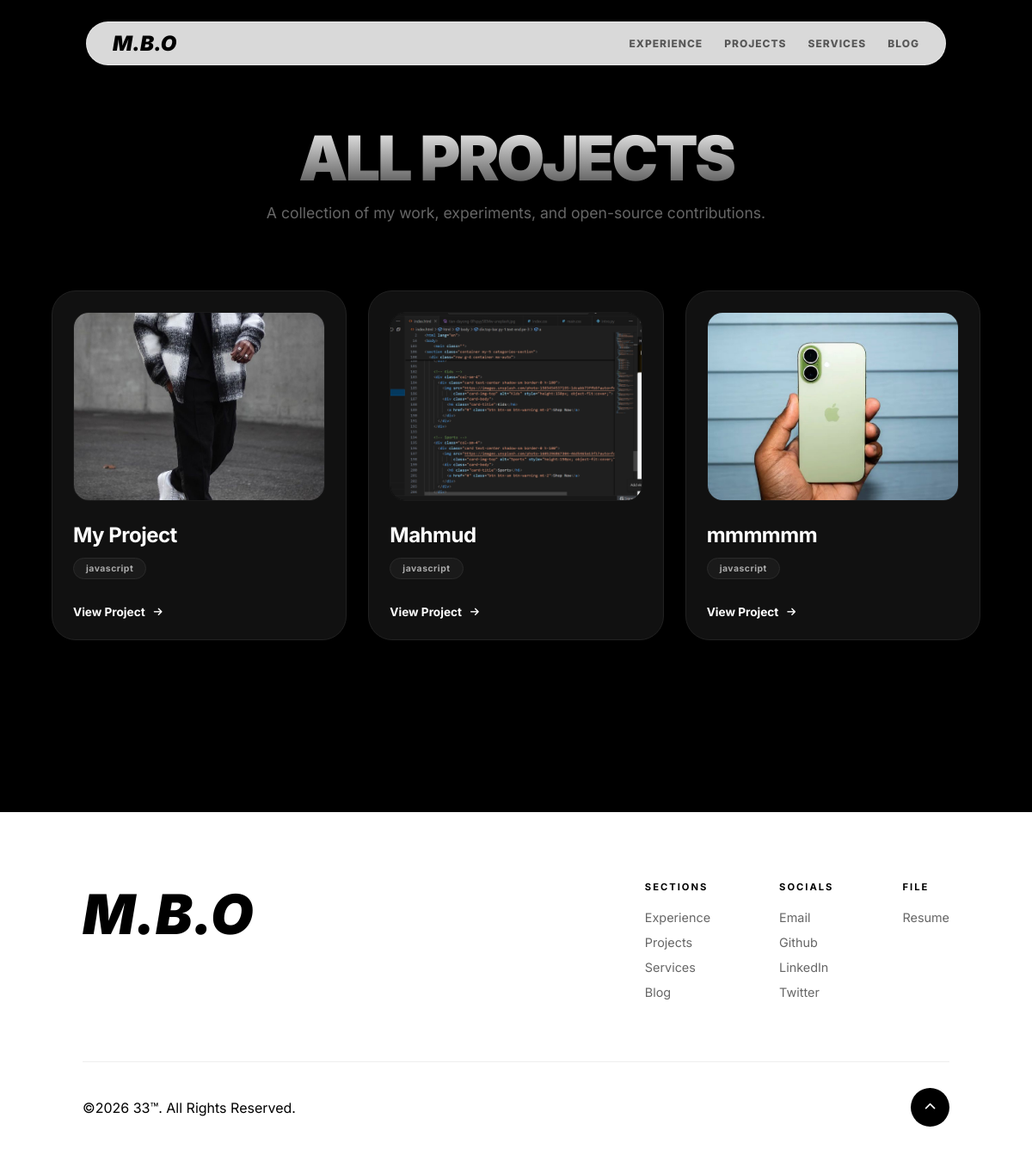
Screenshot of /all-projects/ with the database file from the repository.
### portfolio/models.py (models this page shows)
class Project(models.Model):
    title = models.CharField(max_length=100)
    description = models.TextField()
    image = models.ImageField(upload_to='projects/')
    tech_stack = models.CharField(max_length=200, help_text="Comma separated: Nextjs, TypeScript")
    live_link = models.URLField(blank=True)
    order = models.IntegerField(default=0)
    def get_tech_list(self):
        if self.tech_stack:
            return [tech.strip() for tech in self.tech_stack.split(',')]
        return []

### portfolio/views.py (the view)
# urls.py: path('all-projects/', views.all_projects, name='all_projects'),
def all_projects(request):
    project_list = Project.objects.all().order_by('order')
    paginator = Paginator(project_list, 6)
    page_number = request.GET.get('page')
    page_obj = paginator.get_page(page_number)
    return render(request, 'portfolio/all_projects.html', {'page_obj': page_obj})

### portfolio/templates/portfolio/all_projects.html (shortened to what this page needs)
{% extends "portfolio/base.html" %}
{% block content %}
<section class="all-projects-section">
    <div class="header-container">
        <h1 class="section-title">All Projects</h1>
        <p class="section-subtitle">A collection of my work, experiments, and open-source contributions.</p>
    </div>
    <div class="projects-grid">
        {% for project in page_obj %}
        <div class="grid-card">
            <div class="grid-card-visual">
                <img src="{{ project.image.url }}" alt="{{ project.title }}">
            </div>
            <div class="grid-card-content">
                <h3 class="grid-project-title">{{ project.title }}</h3>
                <div class="grid-tech-tags">
                    {% for tech in project.get_tech_list|slice:":3" %}
                        <span class="mini-tag">{{ tech }}</span>
                    {% endfor %}
                </div>
                <a href="{% url 'project_detail' project.pk %}" class="grid-view-btn">
                    View Project <i class="fas fa-arrow-right"></i>
                </a>
            </div>
        </div>
        {% endfor %}
    </div>
</section>
{% endblock %}

### static/portfolio/css/style.css (style rules this page uses)
:root { --glass: rgba(255, 255, 255, 0.03); --border: rgba(255, 255, 255, 0.1); --purple: #b794f4; --cyan: #70d6ff; --text-main: #ffffff; --text-dim: #94a3b8; --bg-dark: #050505; }
* { margin: 0; padding: 0; box-sizing: border-box; }
body, html { font-family: 'Inter', sans-serif; background-color: var(--bg-dark); color: var(--text-main); overflow-x: hidden; -webkit-font-smoothing: antialiased; }
.section-title { font-size: clamp(2rem, 5vw, 3.5rem); font-weight: 800; margin-bottom: 20px; background: linear-gradient(to right, #ffffff, var(--cyan)); -webkit-background-clip: text; -webkit-text-fill-color: transparent; }
.section-title { font-size: clamp(2.5rem, 5vw, 3.5rem); font-weight: 800; margin-bottom: 8px; background: linear-gradient(to right, #ffffff, #70d6ff); -webkit-background-clip: text; -webkit-text-fill-color: transparent; }
.section-title { font-size: 2.5rem; font-weight: 900; letter-spacing: 2px; color: #ffffff; margin-bottom: 10px; }
.section-title { font-size: 2.4rem; font-weight: 700; color: #ffffff; margin-bottom: 50px; }
.all-projects-section { padding: 120px 5% 80px; background: #000; min-height: 100vh; }
.header-container { text-align: center; margin-bottom: 60px; }
.section-title { font-size: 3rem; color: #fff; margin-bottom: 10px; }
.section-subtitle { color: #666; font-size: 1.1rem; }
.projects-grid { display: grid; grid-template-columns: repeat(auto-fill, minmax(300px, 1fr)); gap: 30px; max-width: 1200px; margin: 0 auto; }
.grid-card { background: #121212; border: 1px solid #2a2a2a; border-radius: 20px; padding: 20px; transition: 0.3s ease; }
.grid-card-visual { width: 100%; height: 180px; border-radius: 12px; overflow: hidden; margin-bottom: 15px; border: 1px solid #1e1e1e; }
.grid-card-visual img { width: 100%; height: 100%; object-fit: cover; }
.grid-project-title { color: #fff; font-size: 1.25rem; margin-bottom: 8px; }
.grid-tech-tags { display: flex; gap: 6px; margin-bottom: 20px; }
.mini-tag { font-size: 0.7rem; color: #888; background: #1a1a1a; padding: 4px 10px; border-radius: 4px; border: 1px solid #2a2a2a; }
.grid-view-btn { color: #fff; text-decoration: none; font-weight: 600; font-size: 0.9rem; display: flex; align-items: center; gap: 8px; }
.all-projects-section { padding: 140px 5% 100px; background: #000; min-height: 100vh; color: #fff; }
.header-container { text-align: center; margin-bottom: 80px; }
.section-title { font-size: clamp(2.5rem, 6vw, 4.5rem); font-weight: 900; letter-spacing: -3px; text-transform: uppercase; margin-bottom: 10px; background: linear-gradient(to bottom, #fff, #444); -webkit-background-clip: text; -webkit-text-fill-color: transparent; }
.section-subtitle { color: #666; max-width: 600px; margin: 0 auto; font-size: 1.1rem; }
.projects-grid { display: grid; grid-template-columns: repeat(auto-fill, minmax(340px, 1fr)); gap: 25px; max-width: 1300px; margin: 0 auto; }
.grid-card { background: #111111; border: 1px solid #222; border-radius: 28px; padding: 24px; display: flex; flex-direction: column; height: 100%; transition: all 0.5s cubic-bezier(0.2, 1, 0.3, 1); }
.grid-card-visual { width: 100%; height: 220px; border-radius: 18px; overflow: hidden; margin-bottom: 25px; border: 1px solid #1a1a1a; background: #000; }
.grid-card-visual img { width: 100%; height: 100%; object-fit: cover; transition: transform 0.8s ease; }
.grid-card-content { display: flex; flex-direction: column; flex-grow: 1; }
.grid-project-title { font-size: 1.5rem; font-weight: 700; margin-bottom: 12px; letter-spacing: -0.5px; }
.grid-tech-tags { display: flex; flex-wrap: wrap; gap: 8px; margin-bottom: 30px; }
.mini-tag { font-size: 0.65rem; color: #aaa; background: #1a1a1a; padding: 5px 14px; border-radius: 100px; border: 1px solid #2a2a2a; font-weight: 700; letter-spacing: 0.5px; }
.grid-view-btn { margin-top: auto; color: #fff; text-decoration: none; font-weight: 700; font-size: 0.85rem; display: inline-flex; align-items: center; gap: 10px; transition: color 0.3s; }
.grid-view-btn i { font-size: 0.7rem; transition: transform 0.3s ease; }
* { margin: 0; padding: 0; box-sizing: border-box; font-family: 'Inter', sans-serif; }
body { background: #000; color: #fff; overflow-x: hidden; }

### rows the page displays
Project: image (picture), title "My Project", get_tech_list "javascript"
Project: image (picture), title "Mahmud", get_tech_list "javascript"
Project: image (picture), title "mmmmmm", get_tech_list "javascript"
